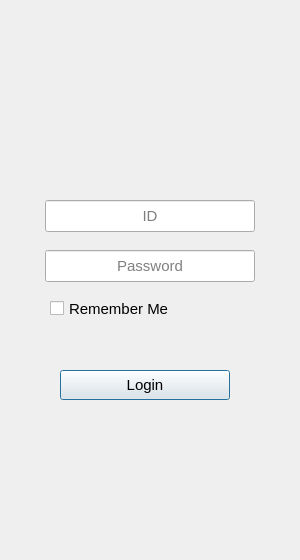
<?xml version="1.0" encoding="UTF-8"?>
<ui version="4.0">
 <class>LoginDialog</class>
 <widget class="QDialog" name="LoginDialog">
  <property name="geometry">
   <rect>
    <x>0</x>
    <y>0</y>
    <width>300</width>
    <height>560</height>
   </rect>
  </property>
  <property name="windowTitle">
   <string>WawJob</string>
  </property>
  <property name="windowIcon">
   <iconset resource="resource.qrc">
    <normaloff>:/Resources/images/favicon.ico</normaloff>:/Resources/images/favicon.ico</iconset>
  </property>
  <property name="whatsThis">
   <string notr="true"/>
  </property>
  <widget class="QLineEdit" name="loginEdit">
   <property name="geometry">
    <rect>
     <x>45</x>
     <y>200</y>
     <width>210</width>
     <height>32</height>
    </rect>
   </property>
   <property name="font">
    <font>
     <pointsize>11</pointsize>
    </font>
   </property>
   <property name="alignment">
    <set>Qt::AlignCenter</set>
   </property>
   <property name="placeholderText">
    <string>ID</string>
   </property>
  </widget>
  <widget class="QLineEdit" name="passwordEdit">
   <property name="geometry">
    <rect>
     <x>45</x>
     <y>250</y>
     <width>210</width>
     <height>32</height>
    </rect>
   </property>
   <property name="font">
    <font>
     <pointsize>11</pointsize>
    </font>
   </property>
   <property name="echoMode">
    <enum>QLineEdit::Password</enum>
   </property>
   <property name="alignment">
    <set>Qt::AlignCenter</set>
   </property>
   <property name="placeholderText">
    <string>Password</string>
   </property>
  </widget>
  <widget class="QWidget" name="logoWidget" native="true">
   <property name="geometry">
    <rect>
     <x>90</x>
     <y>100</y>
     <width>118</width>
     <height>23</height>
    </rect>
   </property>
   <property name="styleSheet">
    <string notr="true">background-image: url(:/Resources/images/logo.png);</string>
   </property>
  </widget>
  <widget class="QCheckBox" name="rememberChk">
   <property name="geometry">
    <rect>
     <x>50</x>
     <y>300</y>
     <width>201</width>
     <height>17</height>
    </rect>
   </property>
   <property name="font">
    <font>
     <pointsize>11</pointsize>
    </font>
   </property>
   <property name="text">
    <string>Remember Me</string>
   </property>
  </widget>
  <widget class="QPushButton" name="loginBtn">
   <property name="geometry">
    <rect>
     <x>60</x>
     <y>370</y>
     <width>170</width>
     <height>30</height>
    </rect>
   </property>
   <property name="font">
    <font>
     <pointsize>11</pointsize>
    </font>
   </property>
   <property name="text">
    <string>Login</string>
   </property>
  </widget>
 </widget>
 <resources>
  <include location="resource.qrc"/>
 </resources>
 <connections>
  <connection>
   <sender>loginBtn</sender>
   <signal>clicked()</signal>
   <receiver>LoginDialog</receiver>
   <slot>onLoginBtnClicked()</slot>
   <hints>
    <hint type="sourcelabel">
     <x>115</x>
     <y>387</y>
    </hint>
    <hint type="destinationlabel">
     <x>278</x>
     <y>509</y>
    </hint>
   </hints>
  </connection>
 </connections>
 <slots>
  <slot>onLoginBtnClicked()</slot>
 </slots>
</ui>
